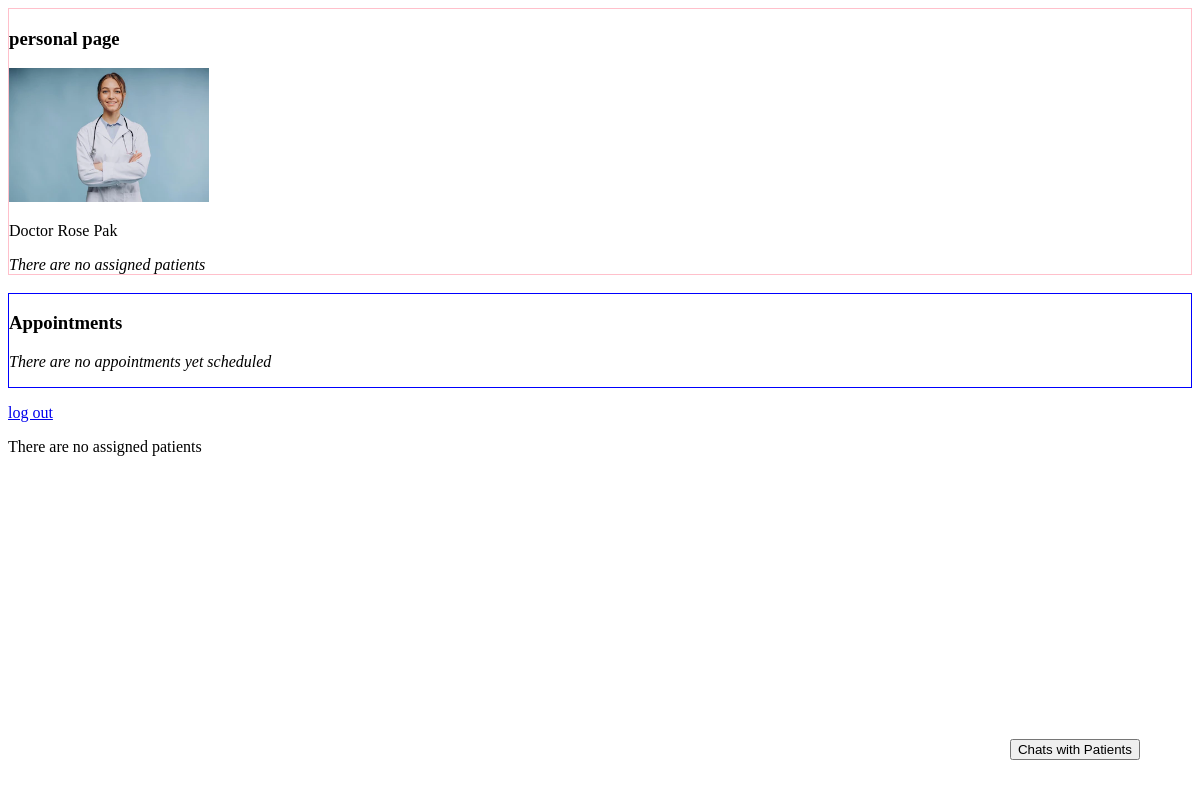
/users/personal (signed in), run on the app's committed database.
### users/models.py (models this page shows, shortened)
class User(AbstractUser):
    name = models.CharField(max_length=30)
    surname = models.CharField(max_length=30)

class Doctor(models.Model):
    user = models.OneToOneField(User, on_delete=models.CASCADE, primary_key=True)
    date_of_birth = models.DateField(blank=True)
    IIN = models.IntegerField(max_length=12, blank=True)
    gov_id = models.IntegerField(max_length=12,blank=True)
    name = models.CharField(max_length=50, blank=True)
    surname = models.CharField(max_length=50, blank=True)
    middle_name = models.CharField(max_length=50, blank=True)
    phone_number = models.CharField(max_length=11,blank=True)
    department_ID = models.IntegerField(max_length=6, blank=True)
    spec = models.ForeignKey(Specialization, on_delete = models.SET_NULL, blank = True, null = True)
    experience = models.CharField(max_length=2, blank=True)
    photo = models.ImageField(upload_to='images', blank=True)
    category=models.CharField(max_length=10, blank=True)
    appointment_price = models.CharField(max_length = 7, blank=True)
    education = models.CharField(max_length=30, blank=True)
    rating = models.IntegerField(max_length = 2, blank=True)
    address = models.CharField(max_length = 30, blank=True)
    homepage = models.URLField(blank=True)

### users/views.py (the view)
# urls.py: path('personal', views.personal, name='personal'),
@login_required
def personal(request):
    user = request.user
    if is_patient(user):
        if not user.patient.chatrooms.first():
            Chatrooms.objects.create(patient = user.patient, doctor = user.patient.assigned_doctor)
        if request.method == "POST":
            user.patient.gov_id = request.POST["gov_id"]
            user.patient.name = request.POST["name"]
            user.patient.surname = request.POST["surname"]
            user.patient.middle_name = request.POST["middle_name"]
            user.patient.address = request.POST["address"]
            user.patient.phone_number = request.POST["phone_number"]
            user.patient.email = request.POST["email"]
            user.patient.contact_close = request.POST["contact_close"]
            user.patient.save()
            return HttpResponseRedirect(reverse('personal'))
        return render(request, 'users/patient_page.html')
    elif is_doctor(user):
        return render(request, 'users/doctor_page.html')
    elif is_admin(user):
        patients = Patient.objects.all()
        doctors = Doctor.objects.all()
        return render(request, 'users/admin_page.html', {
            'patients' : patients, 'doctors' : doctors
        })
    return HttpResponseRedirect(reverse('admin:index'))

### users/views.py (called while the page is built)
def is_patient(user):
    try:
        if user.patient:
            return True
    except:
        return False

def is_doctor(user):
    try:
        if user.doctor:
            return True
    except:
        return False

### users/templates/users/doctor_page.html (shortened to what this page needs)
{% extends 'users/layout.html' %}
{%block body%}
    <div style="border: 1px solid pink">
        <h3>personal page</h3>
        <p><img src="{{request.user.doctor.photo.url}}" alt="{{request.user.doctor.photo.url}}" width="200px"></p>
        <p>Doctor {{request.user.doctor.name}} {{request.user.doctor.surname}}</p>
        {% for patient in request.user.doctor.assigned_patients.all %}
            <strong>Patients</strong>
            <div class="assigned_patients">
                <div>{{patient}}</div>
                <div>
                    Treatments
                    {% for treatment in patient.treatments.all|dictsortreversed:"date" %}
                    <div style="border: 1px solid red">
                        {% if forloop.counter == 1 %}
                            <p>Description: {{treatment.description}}</p>
                            <p>Medicaments: {{treatment.medicaments}}</p>
                            <p>Date: {{treatment.date}}</p>
                        {%endif%}
                    </div>
                    {%empty%}
                        <i>There are no treatments yet</i>
                    {% endfor %}
                <p><button onclick="show_treatment_popup()">Add treatment</button></p>
                <p><button onclick="show_treatment_history()">View treatment history</button></p>
                </div>
            </div>
            <div id="treatment-history">
                Treatments
                {% for treatment in patient.treatments.all|dictsortreversed:"date" %}
                    <div style="border: 1px solid red">
                        <p>Description: {{treatment.description}}</p>
                        <p>Medicaments: {{treatment.medicaments}}</p>
                        <p>Date: {{treatment.date}}</p>
                    </div>
                {%empty%}
                    <i>There are no treatments yet</i>
                {% endfor %}
                <p><button onclick="close_treatment_history()">close</button></p>
            </div>
            <div id="treatment-popup">
                <form action="{%url 'treatment' %}" method="post">
                    {% csrf_token %}
                    <p>Patient: <input type="text" name="patient" value="{{patient}}" readonly></p>
                    <input type="text" name="gov_id" value="{{patient.gov_id}}" hidden>
                    <p>Description: <textarea name="description" id="" cols="30" rows="10" value="" required></textarea></p>
                    <p>Medicaments: <textarea name="medicaments" id="" cols="15" rows="2" value="" required></textarea></p>
                    <p>Set date: <input type="date" name="date" id="" required></p>
                    <p><input type="submit" value="Save treatment"></p>
                </form>
                <button onclick="close_treatment_popup()">Close</button>
            </div>
        {%empty%}
            <i>There are no assigned patients</i>
        {% endfor %}
    </div>
    <br>
    <div style="border: 1px solid blue">
        <h3>Appointments</h3>
        {% for appointment in user.doctor.appointments.all|dictsort:"date" %}
            <p>{{appointment}}</p>
        {% empty %}
            <p><i>There are no appointments yet scheduled</i></p>
        {% endfor %}
    </div>
    <p><a href="{% url 'logout' %}">log out</a></p>
    <button id="chat-button">Chats with Patients</button>
    {% for patient in request.user.doctor.assigned_patients.all %}
        <div class="chatroom-div" id="chatroom-{{patient.chatrooms.first.id}}">
            <i>Chat with {{patient}}</i>
            <div class="chat-messages" id="chat-messages-{{patient.chatrooms.first.id}}">
            </div>
            <form method="post" class="chat-form">
                {%csrf_token%}
                <input type="text" value="" name="message" class="message_text">
                <input type="submit" value="send" id="submit_button">
                <input type="hidden" value="{{patient.chatrooms.first.id}}" class="chatroom_id">
            </form>
            <button id="close-chat-btn-{{patient.chatrooms.first.id}}">Close chat</button>
        </div>
    {% empty %}
        <p>There are no assigned patients</p>
    {% endfor %}
{% endblock %}

### users/templates/users/doctor_page.html (style rules this page uses)
#chat-button { position: fixed; bottom: 5%; right: 5%; }

### data on the page
User: user.doctor.photo (picture), user.doctor.name "Rose", user.doctor.surname "Pak"
